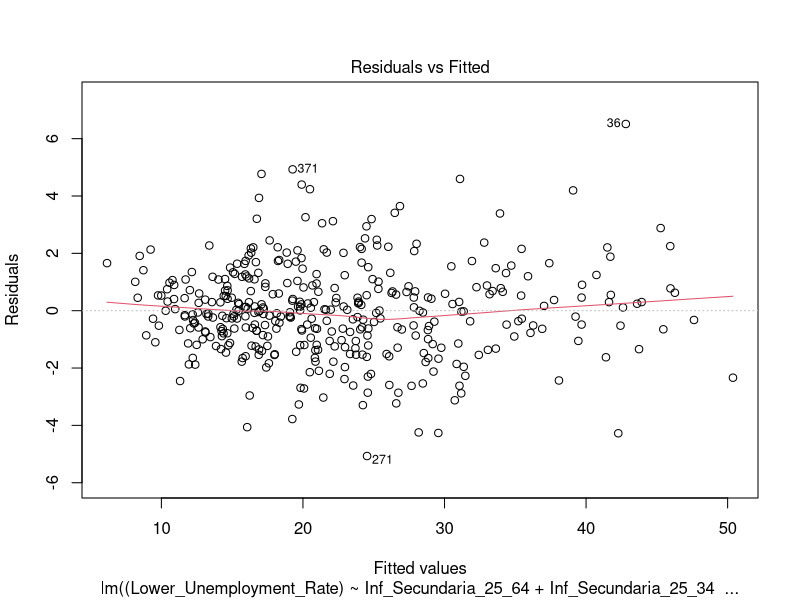
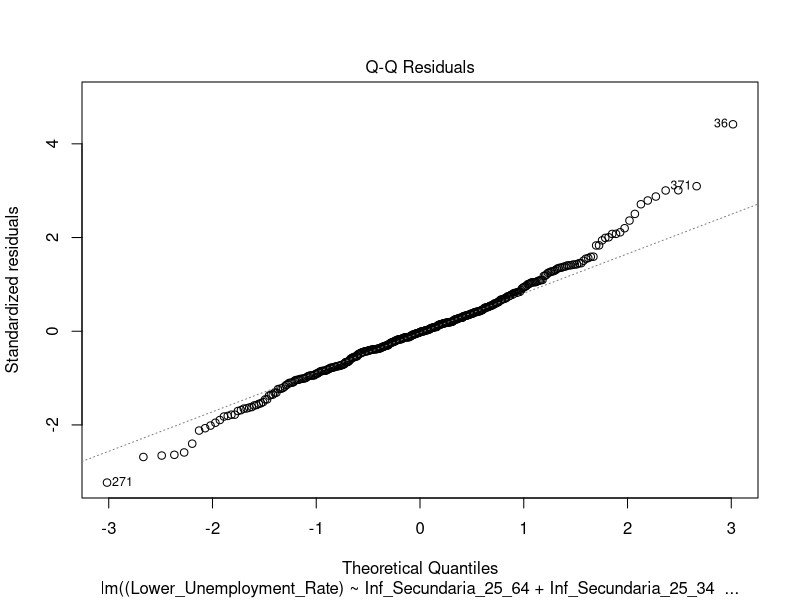
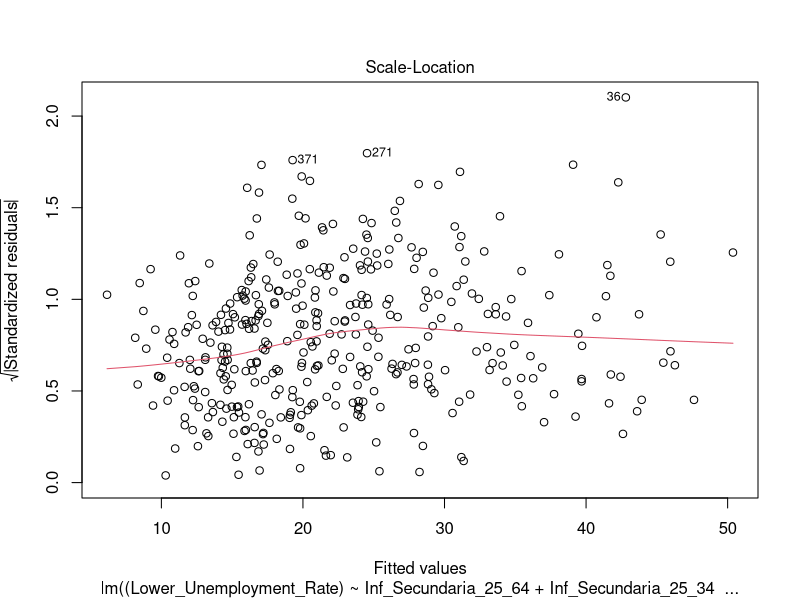
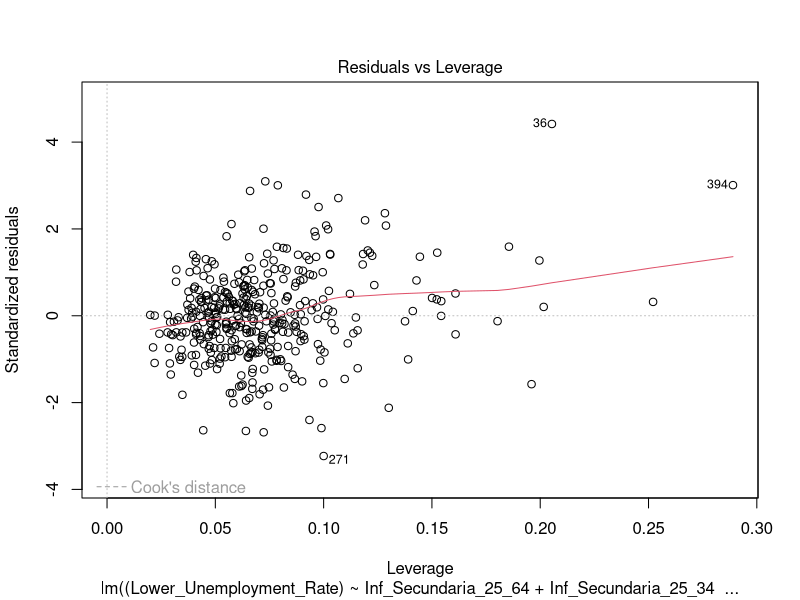
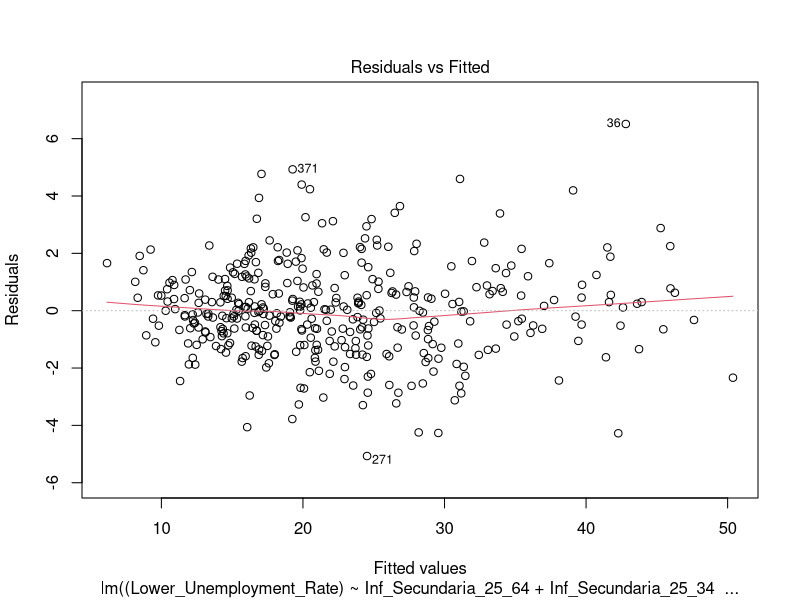
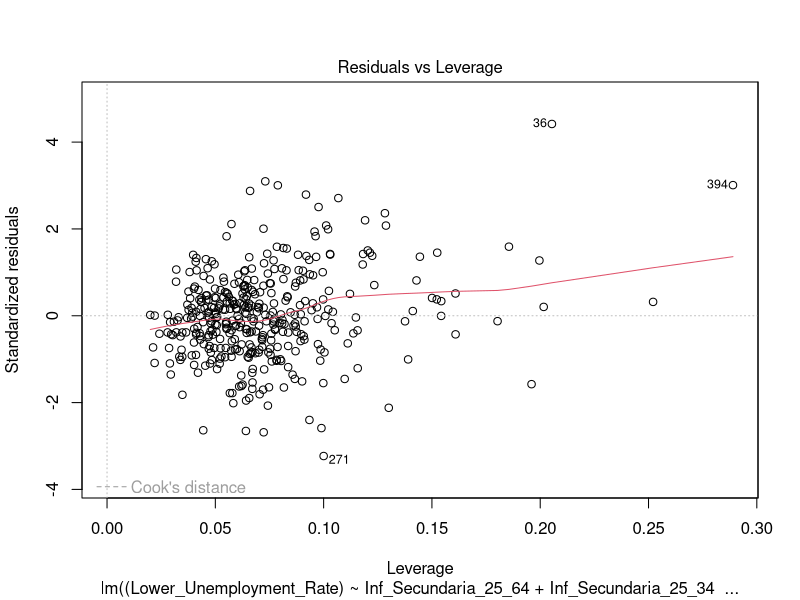
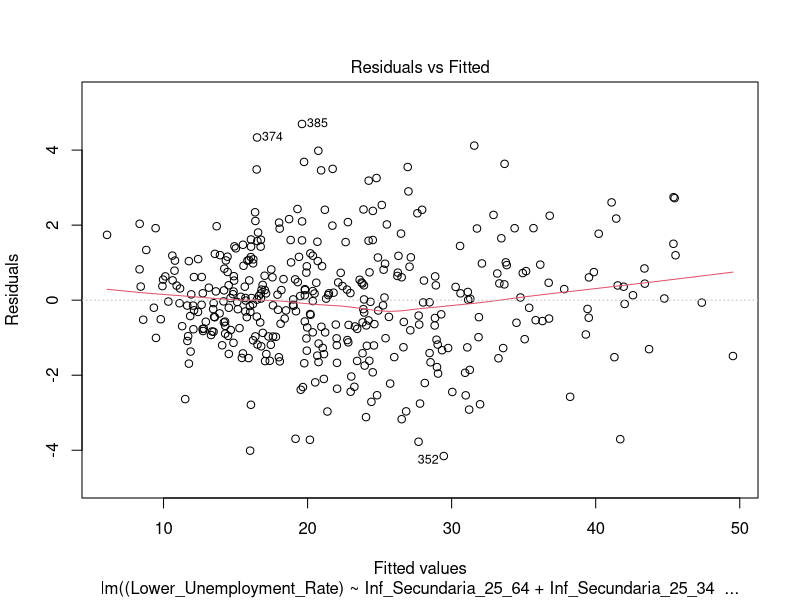
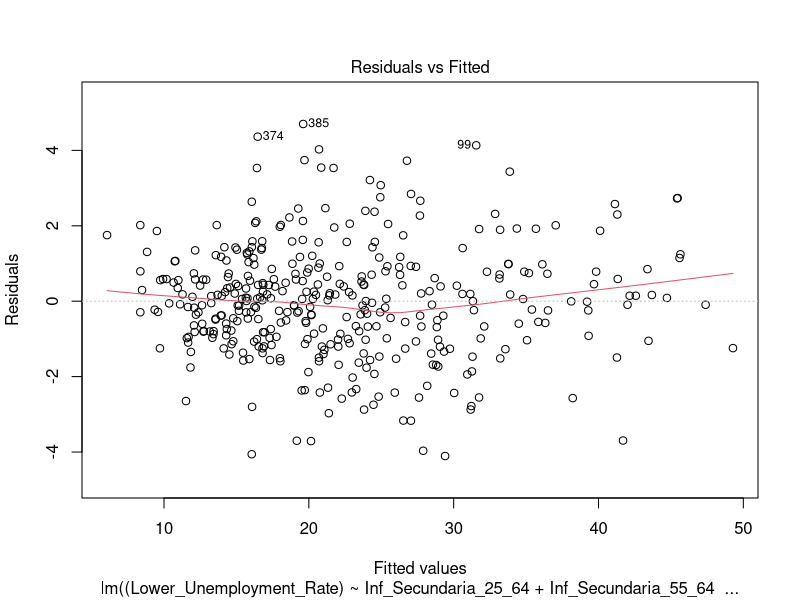

Write R code to recreate these figures, in order.
#Set the same seed
set.seed(123)

library(tidyverse)
library(dplyr)
library(MASS)
library(car)

data1 <- read.csv("./dataset1.csv")
data2 <- read.csv("./dataset2.csv")
summary(data1)
summary(data2)
#names of columns
names(data1)
names(data2)

#Mixing both datasets
mixedDf <- inner_join(data1, data2, by = c("CCAA", "Sex", "Year"))

#Remove NAs values
mixedDf <- na.omit(mixedDf)
summary(mixedDf)
dim(mixedDf)

# Mod1 using F1
mod1 <- lm((Lower_Unemployment_Rate) ~ Inf_Secundaria_25_64 + Inf_Secundaria_25_34 + 
             Inf_Secundaria_55_64 + Segunda_Etapa_25_64 + Segunda_Etapa_25_34 + 
             Segunda_Etapa_55_64 + Superior_25_64 + Superior_25_34 + Superior_55_64 +
             Age12_Suitability + Age15_Suitability + Middle_Unemployment_Rate + 
             Upper_Unemployment_Rate + Lower_Emp_Rate_25_64 + Lower_Emp_Rate_25_34 +
             Middle_Emp_Rate_25_64 + Middle_Emp_Rate_25_34 + Upper_Emp_Rate_25_64 + 
             Upper_Emp_Rate_25_34 + Lower_Activity_Rate_25_64 + Lower_Activity_Rate_25_34 +
             Middle_Activity_Rate_25_64 + Middle_Activity_Rate_25_34 + 
             Upper_Activity_Rate_25_64 + Upper_Activity_Rate_25_34 + Sex + Year, data = mixedDf)

#Plotting mod1
plot(mod1)

# Summary 
summary(mod1)

#Firstly we will detect and eliminate the noise
######Checking for outliers######
plot(mod1,1)

#Now we will compute the outliers by using the formula of studentized residuals
#This formula marks as outliers the values that have, We divide the error of 
#each prediction by its estimated standard deviation calculated without that 
#observation, adjusted for its level of influence, and if that formula surpasses the 
#threshold of 3, it is marked as an outlier
res_stud <- rstudent(mod1)
outliers <- which(abs(res_stud) > 3)
print(outliers)

######Leverage points######
plot(mod1,5)
sort(cooks.distance(mod1))
#We can see that firstly the observations 36, 371 could be outliers in the 
#Residuals vs Fitted plot (line 43). 
#Moreover, looking a the the Residuals vs Leverage plot (line 50), 
#the values 36 and 394 could also be leverage points
#Additionaly, in lines 48 and 49 we computed the outliers with the formula, with this
#we can see that the observations 268, 271, 368, 370, 373 and 391 are also outliers.
#We proceed with the elimination

noise_names <- c("36", "268", "271", "368", "370", "371", "373", "391", "394")

#Filter the original dataset finding the four values
mixedDfSubset <- mixedDf[!(rownames(mixedDf) %in% noise_names), ]

summary(mixedDfSubset)

#Now that the outliers and leverage points have been erased, we will create again our model

mod_clean <- lm((Lower_Unemployment_Rate) ~ Inf_Secundaria_25_64 + Inf_Secundaria_25_34 + 
                  Inf_Secundaria_55_64 + Segunda_Etapa_25_64 + Segunda_Etapa_25_34 + 
                  Segunda_Etapa_55_64 + Superior_25_64 + Superior_25_34 + Superior_55_64 +
                  Age12_Suitability + Age15_Suitability + Middle_Unemployment_Rate + 
                  Upper_Unemployment_Rate + Lower_Emp_Rate_25_64 + Lower_Emp_Rate_25_34 +
                  Middle_Emp_Rate_25_64 + Middle_Emp_Rate_25_34 + Upper_Emp_Rate_25_64 + 
                  Upper_Emp_Rate_25_34 + Lower_Activity_Rate_25_64 + Lower_Activity_Rate_25_34 +
                  Middle_Activity_Rate_25_64 + Middle_Activity_Rate_25_34 + 
                  Upper_Activity_Rate_25_64 + Upper_Activity_Rate_25_34 + Sex + Year, data = mixedDfSubset)
summary(mod_clean)

#####Backward elimination#####

#For the first part of backward elimination, we will use the step() function in order to take
#the variables that could be relevant.
#This function does the backward elimination process by iteratively removing predictors
#in the model in order to optimise the AIC.
reducedModel <- step(mod_clean, direction = "backward")
summary(reducedModel)
# Compare models using AIC and BIC - lowest is better
AIC(mod_clean, reducedModel)
BIC(mod_clean, reducedModel)
#Both the AIC and BIC went down, meaning that the reduced model is better

#We will plot now the Residuals vs Fitted plot
plot(reducedModel, 1)
#Kind of a linear trend
#Now we will check the distribution of the residuals
shapiro.test(residuals(reducedModel))
#Slightly below the standard significance level of 0.05 (0.04576), 
#meaning that the residuals do not follow a normal distribution.
#However, it is very close to the threshold, so we will assume the
#normality assumption as "nearly satisfied"

#Now we will go on with the backward elimination, this time manually to reduce the amount of 
#variables, as we have some that might not be useful. We will determine a significance level
#of: alpha = 0.05

#Firstly, we will take out the variable Inf_Secundaria_25_34 with p-value of 0.09949
reducedModel2 <- lm((Lower_Unemployment_Rate) ~ Inf_Secundaria_25_64 + Inf_Secundaria_55_64 + 
                   Segunda_Etapa_25_34 + Superior_25_34 + Age12_Suitability + Age15_Suitability +
                   Middle_Unemployment_Rate + Upper_Unemployment_Rate + Lower_Emp_Rate_25_64 + 
                   Lower_Emp_Rate_25_34 + Middle_Emp_Rate_25_64 + Upper_Emp_Rate_25_64 + Upper_Emp_Rate_25_34 +
                   Lower_Activity_Rate_25_64 + Lower_Activity_Rate_25_34 + Middle_Activity_Rate_25_64 +
                   Upper_Activity_Rate_25_64 + Upper_Activity_Rate_25_34 + Year, data = mixedDfSubset)
summary(reducedModel2)
plot(reducedModel2,1)
plot(reducedModel2,5)

# Compare models again by using AIC and BIC
AIC(reducedModel, reducedModel2)
BIC(reducedModel, reducedModel2)
#Although the AIC slightly increased (~ 1 unit more), the BIC also slightly decreased (by ~ 3 units)
#For our purpose, we will choose the model with less variables

#Delete Superior_25_34 with p-value of 0.14719    
reducedModel3 <- lm((Lower_Unemployment_Rate) ~ Inf_Secundaria_25_64 + Inf_Secundaria_55_64 + 
                      Segunda_Etapa_25_34 + Age12_Suitability + Age15_Suitability + Middle_Unemployment_Rate + 
                      Upper_Unemployment_Rate + Lower_Emp_Rate_25_64 + Lower_Emp_Rate_25_34 + 
                      Middle_Emp_Rate_25_64 + Upper_Emp_Rate_25_64 + Upper_Emp_Rate_25_34 +
                      Lower_Activity_Rate_25_64 + Lower_Activity_Rate_25_34 + Middle_Activity_Rate_25_64 +
                      Upper_Activity_Rate_25_64 + Upper_Activity_Rate_25_34 + Year, data = mixedDfSubset)

summary(reducedModel3)
#AIC and BIC tests
AIC(reducedModel2, reducedModel3)
BIC(reducedModel2, reducedModel3)
#Now, no significant changes have occurred on the AIC, however, the BIC has decreased, meaning that
#the reducedModel3 could be better, we will use this one.

#Delete Inf_Secundaria_25_64 with p-value of 0.072997
reducedModel4 <- lm((Lower_Unemployment_Rate) ~ Inf_Secundaria_55_64 + Segunda_Etapa_25_34 + 
                      Age12_Suitability + Age15_Suitability + Middle_Unemployment_Rate + 
                      Upper_Unemployment_Rate + Lower_Emp_Rate_25_64 + Lower_Emp_Rate_25_34 + 
                      Middle_Emp_Rate_25_64 + Upper_Emp_Rate_25_64 + Upper_Emp_Rate_25_34 +
                      Lower_Activity_Rate_25_64 + Lower_Activity_Rate_25_34 + Middle_Activity_Rate_25_64 +
                      Upper_Activity_Rate_25_64 + Upper_Activity_Rate_25_34 + Year, data = mixedDfSubset)

summary(reducedModel4)
#AIC and BIC tests
AIC(reducedModel3, reducedModel4)
BIC(reducedModel3, reducedModel4)
#Finally, when deleting the Inf_Secundaria_25_64 predictor, both AIC and BIC increases drastically,
#meaning that the reduced model isn't the most appropiate one. Then, we will take the reducedModel3
#as our final model.

#Checking Collinearity
vif(reducedModel3)

#The are lots of related variables that we will have to remove
model_no_collinearity <- lm(
  Lower_Unemployment_Rate ~ Inf_Secundaria_55_64 + Segunda_Etapa_25_34 + 
    Age12_Suitability + Age15_Suitability + Middle_Unemployment_Rate + 
    Upper_Unemployment_Rate + Sex + Year, data = mixedDfSubset
)

summary(model_no_collinearity)
#Now we can see that the Inf_Secundaria_55_64 predictor has a high p-value, we will see if we
#have to delete it
model_no_collinearity2 <- lm(
  Lower_Unemployment_Rate ~ 
    Segunda_Etapa_25_34 + Age12_Suitability + Age15_Suitability + Middle_Unemployment_Rate + 
    Upper_Unemployment_Rate + Sex + Year, data = mixedDfSubset
)
summary(model_no_collinearity2)
AIC(model_no_collinearity, model_no_collinearity2)
BIC(model_no_collinearity, model_no_collinearity2)
#Both AIC and BIC reduces, meaning that the second model is more appropiate than the other

#Now we will also delete the variable Age12_Suitability as it has a p-value of 0.06713
model_no_collinearity3 <- lm(
  Lower_Unemployment_Rate ~ 
    Segunda_Etapa_25_34 + Age15_Suitability + Middle_Unemployment_Rate + 
    Upper_Unemployment_Rate + Sex + Year, data = mixedDfSubset
)
summary(model_no_collinearity3)
AIC(model_no_collinearity2, model_no_collinearity3)
BIC(model_no_collinearity2, model_no_collinearity3)
#AIC increased ~ 1 unit and BIC decreased ~ 2 units, therefore, we will consider the model with
#less variables
finalModel <- model_no_collinearity3

#check the collinearity again (It's correct now)
vif(finalModel)

#confidence intervals
confint(finalModel)

###### INFERENCE: F-TEST ######
# H0: beta_1 = beta_2 = ... = beta_6 = 0
# H1: At least one beta_i != 0

#1. Obtain summary statistics
mod_summary <- summary(finalModel)
n <- nrow(mixedDfSubset)
p <- length(coef(finalModel)) - 1

# 2. Calculate the F-statistic
TSS <- sum((mixedDfSubset$Lower_Unemployment_Rate - mean(mixedDfSubset$Lower_Unemployment_Rate))^2)
RSS <- deviance(finalModel)
df_num <- p
df_den <- n - (p + 1)

Fstat <- ((TSS - RSS)/df_num)/(RSS/df_den)

#3. Critical value F alpha (alpha = 0.05)
F_alpha <- qf(0.05, df_num, df_den, lower.tail = FALSE)

#4. Final decision
reject_H0_F <- Fstat > F_alpha
p_val_F <- pf(Fstat, df_num, df_den, lower.tail = FALSE)

cat("F-statistic:", Fstat, "\nF-critical:", F_alpha, "\nReject H0:", 
    reject_H0_F, "\nP-value:", p_val_F)
#The fact that the null hypothesis is rejected means that our model with 6 variables
#is better than the model given by the average


###### INFERENCE: T-TESTS ######
#We extract the summary of our final model
mods = summary(finalModel)

#The coefficients table includes Estimates, Std. Errors, t-values, and p-values
mods$coefficients
#Hypothesis test for a specific parameter (Year)
#H0: beta_year = 0 (Year has no effect on Unemployment)
#H1: beta_year != 0 (Year is a significant predictor)

#Extracting the t-statistic and p-value from the summary
#["Year", 3] is the t-value, ["Year", 4] is the Pr(>|t|)
#We look for the row "Year"
beta_year_test <- mods$coefficients["Year", 3]
p_value_year <- mods$coefficients["Year", 4]

#Print the test statistic and p-value from R's calculation
beta_year_test
p_value_year

#Let's compute it manually for the "Year" variable:
#t = Estimate / Std. Error
t_year <- mods$coefficients["Year", "Estimate"] / mods$coefficients["Year", "Std. Error"]
t_year

#What is the critical value setting a significance level of 0.05?
#Degrees of freedom: n - (p + 1) -> finalModel$df.residual
alpha_level <- 0.05
t_crit_upp <- qt(alpha_level/2, finalModel$df.residual, lower.tail = FALSE) 
t_crit_upp

#We can see that the distribution is symetric
#We don't really need t_crit_low because we use absolute values for a two-tailed test.
t_crit_low <- qt(alpha_level/2, finalModel$df.residual)
t_crit_low

#Compare values: We reject H0 if |t| > t_crit_upp
abs(t_year) > t_crit_upp
#We reject H0, meaning that the year is a significant predictor in our model


#Hypothesis test for Segunda_Etapa_25_34 parameter
#H0: beta_Segunda_Etapa_25_34 = 0 (Segunda_Etapa_25_34 has no effect on Unemployment)
#H1: beta_Segunda_Etapa_25_34 != 0 (Segunda_Etapa_25_34 is a significant predictor)

#Extracting the t-statistic and p-value from the summary
#["Segunda_Etapa_25_34", 3] is the t-value, ["Segunda_Etapa_25_34", 4] is the Pr(>|t|)
#We look for the row "Segunda_Etapa_25_34"
beta_segunda_25_34_test <- mods$coefficients["Segunda_Etapa_25_34", 3]
p_value_segunda_25_34 <- mods$coefficients["Segunda_Etapa_25_34", 4]

#Print the test statistic and p-value from R's calculation
beta_segunda_25_34_test
p_value_segunda_25_34

#Let's compute it manually for the "Segunda_Etapa_25_34" variable:
#t = Estimate / Std. Error
t_segunda_25_34 <- mods$coefficients["Segunda_Etapa_25_34", "Estimate"] / mods$coefficients["Segunda_Etapa_25_34", "Std. Error"]
t_segunda_25_34

#Compare values: We reject H0 if |t| > t_crit_upp
abs(t_segunda_25_34) > t_crit_upp
#We reject H0, meaning that the Segunda_Etapa_25_34 is a significant predictor in our model


#Hypothesis test for Middle_Unemployment_Rate parameter
#H0: beta_Middle_Unemployment_Rate = 0 (Middle_Unemployment_Rate has no effect on Unemployment)
#H1: beta_Middle_Unemployment_Rate != 0 (Middle_Unemployment_Rate is a significant predictor)

#Extracting the t-statistic and p-value from the summary
#["Middle_Unemployment_Rate", 3] is the t-value, ["Middle_Unemployment_Rate", 4] is the Pr(>|t|)
#We look for the row "Middle_Unemployment_Rate"
beta_Middle_Unemployment_Rate_test <- mods$coefficients["Middle_Unemployment_Rate", 3]
p_value_Middle_Unemployment_Rate <- mods$coefficients["Middle_Unemployment_Rate", 4]

#Print the test statistic and p-value from R's calculation
beta_Middle_Unemployment_Rate_test
p_value_Middle_Unemployment_Rate

#Let's compute it manually for the "Middle_Unemployment_Rate" variable:
#t = Estimate / Std. Error
t_Middle_Unemployment_Rate <- mods$coefficients["Middle_Unemployment_Rate", "Estimate"] / mods$coefficients["Middle_Unemployment_Rate", "Std. Error"]
t_Middle_Unemployment_Rate

#Compare values: We reject H0 if |t| > t_crit_upp
abs(t_Middle_Unemployment_Rate) > t_crit_upp
#We reject H0, meaning that the Middle_Unemployment_Rate is a significant predictor in our model

summary(finalModel)
#Hypothesis test for Middle_Unemployment_Rate parameter
#H0: beta_Age15_Suitability = 0 (Middle_Unemployment_Rate has no effect on Unemployment)
#H1: beta_Age15_Suitability != 0 (Middle_Unemployment_Rate is a significant predictor)

#Extracting the t-statistic and p-value from the summary
#["Upper_Unemployment_Rate", 3] is the t-value, ["Upper_Unemployment_Rate", 4] is the Pr(>|t|)
#We look for the row "Upper_Unemployment_Rate"
beta_Upper_Unemployment_Rate_test <- mods$coefficients["Upper_Unemployment_Rate", 3]
p_value_Upper_Unemployment_Rate <- mods$coefficients["Upper_Unemployment_Rate", 4]

#Print the test statistic and p-value from R's calculation
beta_Upper_Unemployment_Rate_test
p_value_Upper_Unemployment_Rate

#Let's compute it manually for the "Upper_Unemployment_Rate" variable:
#t = Estimate / Std. Error
t_Upper_Unemployment_Rate <- mods$coefficients["Upper_Unemployment_Rate", "Estimate"] / mods$coefficients["Upper_Unemployment_Rate", "Std. Error"]
t_Upper_Unemployment_Rate

#Compare values: We reject H0 if |t| > t_crit_upp
abs(t_Upper_Unemployment_Rate) > t_crit_upp
#We reject H0, meaning that the Upper_Unemployment_Rate is a significant predictor in our model
summary(finalModel)
#Hypothesis test for Age15_Suitability parameter
#H0: beta_Age15_Suitability = 0 (Age15_Suitability has no effect on Unemployment)
#H1: beta_Age15_Suitability != 0 (Age15_Suitability is a significant predictor)

#Extracting the t-statistic and p-value from the summary
#["Age15_Suitability", 3] is the t-value, ["Age15_Suitability", 4] is the Pr(>|t|)
#We look for the row "Age15_Suitability"
beta_Age15_Suitability_test <- mods$coefficients["Age15_Suitability", 3]
p_value_Age15_Suitability <- mods$coefficients["Age15_Suitability", 4]

#Print the test statistic and p-value from R's calculation
beta_Age15_Suitability_test
p_value_Age15_Suitability

#Let's compute it manually for the "Age15_Suitability" variable:
#t = Estimate / Std. Error
t_Age15_Suitability <- mods$coefficients["Age15_Suitability", "Estimate"] / mods$coefficients["Age15_Suitability", "Std. Error"]
t_Age15_Suitability

#Compare values: We reject H0 if |t| > t_crit_upp
abs(t_Age15_Suitability) > t_crit_upp
#We reject H0, meaning that the Age15_Suitability is a significant predictor in our model


#Hypothesis test for SexMale parameter
#H0: beta_Sex = 0 (SexMale has no effect on Unemployment)
#H1: beta_Sex != 0 (SexMale is a significant predictor)

#Extracting the t-statistic and p-value from the summary
#["SexMale", 3] is the t-value, ["SexMale", 4] is the Pr(>|t|)
#We look for the row "SexMale"
beta_SexMale_test <- mods$coefficients["SexMale", 3]
p_value_SexMale <- mods$coefficients["SexMale", 4]

#Print the test statistic and p-value from R's calculation
beta_SexMale_test
p_value_SexMale

#Let's compute it manually for the "SexMale" variable:
#t = Estimate / Std. Error
t_SexMale <- mods$coefficients["SexMale", "Estimate"] / mods$coefficients["SexMale", "Std. Error"]
t_SexMale

#Compare values: We reject H0 if |t| > t_crit_upp
abs(t_SexMale) > t_crit_upp
#We reject H0, meaning that the Age15_Suitability is a significant predictor in our model

###############################
# MODEL DIAGNOSTICS FOR THE FINAL MODEL
###############################

#Diagnostic plots for the final model
plot(finalModel,1)
plot(finalModel,2)
plot(finalModel,3)
plot(finalModel,4)
plot(finalModel,5)

#We are going to remove the observation with large cook's distance to see the impact of them

cooks <- cooks.distance(finalModel)
threshold <- 4/nrow(mixedDfSubset)
outliers <- which(cooks > threshold)

data_clean <- mixedDfSubset[-outliers,]

model_clean <- lm(
  Lower_Unemployment_Rate ~ 
    Segunda_Etapa_25_34 + Age15_Suitability + Middle_Unemployment_Rate + 
    Upper_Unemployment_Rate + Sex + Year, data = data_clean
)
summary(finalModel)
summary(model_clean)

#The model without the outliers has a larger R^2 and the variables Sex and Year become less important
#due to their high p-value. So, we can conclude that those variables were highly influenced by the outliers.

##########   RESULTS   ##########
#The residuals appear randomly scattered around zero,
#suggesting that the linearity assumption is reasonably satisfied.
#The Q-Q plot shows that most residuals lie close to the theoretical line, 
#indicating approximate normality with some deviations in the extreme values.

#The diagnostic plots suggest that the main assumptions of the
#linear regression model are reasonably satisfied

#Normality test for residuals
shapiro.test(residuals(finalModel))
#Looking at the results of the shapiro test we could say that the residuals don't follow a normal distribution.
#However, we've analyzed the Q-Q plot and concluded that they follow a normal distribution with
#a small deviation on the upper tail


#Confidence interval of the final model
confint(finalModel)

##########   TRAINING/TESTING   ##########

#We are going to split the dataset in 70% Training and 30% Testing

train_index <- sample(1:nrow(mixedDfSubset), 0.7 * nrow(mixedDfSubset))

train_data <- mixedDfSubset[train_index, ]
test_data <- mixedDfSubset[-train_index, ]

model_train <- lm(
  Lower_Unemployment_Rate ~ 
    Segunda_Etapa_25_34 + Age15_Suitability + Middle_Unemployment_Rate + 
    Upper_Unemployment_Rate + Sex + Year, data = train_data
)

#Now let's do the predictions using the training model
predictions <- predict(model_train, newdata = test_data)

#Let's compute the prediction and confidence intervals
final_intervals <- predict(model_train, newdata = test_data, interval = "prediction")
final_confidence <- predict(model_train, newdata = test_data, interval = "confidence")

#We will create a matrix showing the real values, the predicted values and both the confidence
#and prediction intervals
results_comparison <- cbind(Actual = test_data$Lower_Unemployment_Rate, 
                            Fit = final_intervals[,"fit"],
                            LWR_Prediction = final_intervals[,"lwr"],
                            UPR_Prediction = final_intervals[,"upr"],
                            LWR_Confidence = final_confidence[,"lwr"],
                            UPR_Confidence = final_confidence[,"upr"])

head(results_comparison)
